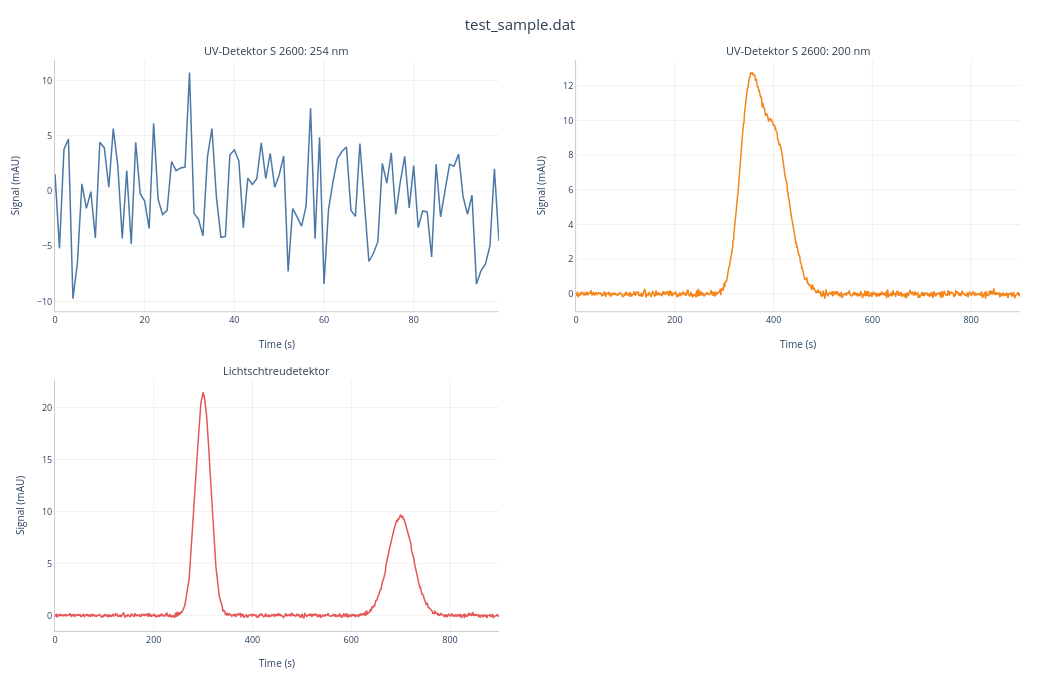

Notebook cell for this chart:
### Code cell
import HPLC
import numpy as np
import numpy as np
from scipy.special import erf
from HPLC.models.signal import Signal2D
from HPLC.models.chromatogram import Chromatogram
from HPLC.testing.mock_generators import make_raw_signal, make_signal2d, expected_peak_properties, make_chromatogram

DIFFICULT_PEAKS = [
    {"mu": 800, "amplitude": 80,  "sigma": 8,  "alpha": -10.0},  # extreme fronting
    {"mu": 200, "amplitude": 100, "sigma": 12, "alpha": 0.0},    # symmetric
    {"mu": 350, "amplitude": 60,  "sigma": 12, "alpha": 5.0},    # tailing
    {"mu": 480, "amplitude": 90,  "sigma": 12, "alpha": 3.0},    # mild tailing
]
NOISE = 0
DURATION = 1200

# make_signal2d(DIFFICULT_PEAKS, noise_scale=NOISE, duration=1200).display()

make_chromatogram({
        "UV-Detektor S 2600: 254 nm": {"peaks": [], "noise_scale": 5, "duration":100},
        "UV-Detektor S 2600: 200 nm": {"peaks": [
            {"mu": 350, "amplitude": 500, "sigma": 20, "alpha": 0.0},
            {"mu": 400, "amplitude": 700, "sigma": 30, "alpha": 0.0},
        ]},
        "Lichtschtreudetektor": {"peaks": [
            {"mu": 300, "amplitude": 800, "sigma": 15, "alpha": 0.0},
            {"mu": 700, "amplitude": 600, "sigma": 25, "alpha": 0.0},
        ]},
    }).display().detect_peaks()

### Figure 1 — Plotly figure (JSON) as saved in the notebook; plotly's stock layout.template omitted (floating-point values rounded to 4 significant figures; data arrays with more than 128 entries replaced by an {"elided": "..."} marker saying what was removed)
{"data": [{"hovertemplate": "<b>UV-Detektor S 2600: 254 nm</b><br>Time: %{x:.3f} s<br>Signal: %{y:.2f} mAU<extra></extra>", "line": {"color": "#4C78A8", "width": 1.5}, "mode": "lines", "name": "UV-Detektor S 2600: 254 nm", "showlegend": false, "type": "scatter", "x": [0.0, 1.0, 2.0, 3.0, 4.0, 5.0, 6.0, 7.0, 8.0, 9.0, 10.0, 11.0, 12.0, 13.0, 14.0, 15.0, 16.0, 17.0, 18.0, 19.0, 20.0, 21.0, 22.0, 23.0, 24.0, 25.0, 26.0, 27.0, 28.0, 29.0, 30.0, 31.0, 32.0, 33.0, 34.0, 35.0, 36.0, 37.0, 38.0, 39.0, 40.0, 41.0, 42.0, 43.0, 44.0, 45.0, 46.0, 47.0, 48.0, 49.0, 50.0, 51.0, 52.0, 53.0, 54.0, 55.0, 56.0, 57.0, 58.0, 59.0, 60.0, 61.0, 62.0, 63.0, 64.0, 65.0, 66.0, 67.0, 68.0, 69.0, 70.0, 71.0, 72.0, 73.0, 74.0, 75.0, 76.0, 77.0, 78.0, 79.0, 80.0, 81.0, 82.0, 83.0, 84.0, 85.0, 86.0, 87.0, 88.0, 89.0, 90.0, 91.0, 92.0, 93.0, 94.0, 95.0, 96.0, 97.0, 98.0, 99.0], "xaxis": "x", "y": [1.524, -5.2, 3.752, 4.703, -9.755, -6.511, 0.6392, -1.581, -0.08401, -4.265, 4.397, 3.889, 0.3302, 5.636, 2.338, -4.296, 1.844, -4.794, 4.392, -0.2496, -0.9243, -3.405, 6.113, -0.7726, -2.142, -1.761, 2.662, 1.827, 2.064, 2.154, 10.71, -2.032, -2.561, -4.069, 3.08, 5.645, -0.5697, -4.201, -4.122, 3.253, 3.716, 2.716, -3.328, 1.161, 0.5834, 1.093, 4.357, 1.118, 3.395, 0.3379, 1.446, 3.156, -7.286, -1.598, -2.352, -3.194, -1.376, 7.475, -4.329, 4.841, -8.414, -1.674, 0.8138, 2.931, 3.556, 3.967, -1.744, -2.312, 4.29, -0.9565, -6.378, -5.666, -4.597, 2.486, 0.7121, 3.452, -2.136, 0.7927, 3.128, -1.547, 2.284, -3.31, -1.815, -1.909, -5.979, 2.435, -2.347, 0.06247, 2.404, 2.233, 3.327, -0.4924, -2.116, -0.3986, -8.437, -7.236, -6.613, -4.986, 1.999, -4.527], "yaxis": "y"}, {"hovertemplate": "<b>UV-Detektor S 2600: 200 nm</b><br>Time: %{x:.3f} s<br>Signal: %{y:.2f} mAU<extra></extra>", "line": {"color": "#F58518", "width": 1.5}, "mode": "lines", "name": "UV-Detektor S 2600: 200 nm", "showlegend": false, "type": "scatter", "x": {"elided": "900 float values"}, "xaxis": "x2", "y": {"elided": "900 float values"}, "yaxis": "y2"}, {"hovertemplate": "<b>Lichtschtreudetektor</b><br>Time: %{x:.3f} s<br>Signal: %{y:.2f} mAU<extra></extra>", "line": {"color": "#E45756", "width": 1.5}, "mode": "lines", "name": "Lichtschtreudetektor", "showlegend": false, "type": "scatter", "x": {"elided": "900 float values"}, "xaxis": "x3", "y": {"elided": "900 float values"}, "yaxis": "y3"}], "layout": {"annotations": [{"font": {"color": "#2c3e50", "size": 11}, "showarrow": false, "text": "UV-Detektor S 2600: 254 nm", "x": 0.23, "xanchor": "center", "xref": "paper", "y": 1, "yanchor": "bottom", "yref": "paper"}, {"font": {"color": "#2c3e50", "size": 11}, "showarrow": false, "text": "UV-Detektor S 2600: 200 nm", "x": 0.77, "xanchor": "center", "xref": "paper", "y": 1, "yanchor": "bottom", "yref": "paper"}, {"font": {"color": "#2c3e50", "size": 11}, "showarrow": false, "text": "Lichtschtreudetektor", "x": 0.23, "xanchor": "center", "xref": "paper", "y": 0.44, "yanchor": "bottom", "yref": "paper"}], "height": 680, "hovermode": "x unified", "margin": {"b": 45, "l": 55, "r": 20, "t": 60}, "paper_bgcolor": "white", "plot_bgcolor": "white", "title": {"font": {"color": "#2c3e50", "size": 15}, "text": "test_sample.dat", "x": 0.5}, "width": 1040, "xaxis": {"anchor": "y", "domain": [0, 0.46], "gridcolor": "rgba(0,0,0,0.06)", "linecolor": "#ccc", "linewidth": 1, "showgrid": true, "tickfont": {"size": 9}, "title": {"font": {"size": 10}, "text": "Time (s)"}, "zeroline": false}, "xaxis2": {"anchor": "y2", "domain": [0.54, 1], "gridcolor": "rgba(0,0,0,0.06)", "linecolor": "#ccc", "linewidth": 1, "showgrid": true, "tickfont": {"size": 9}, "title": {"font": {"size": 10}, "text": "Time (s)"}, "zeroline": false}, "xaxis3": {"anchor": "y3", "domain": [0, 0.46], "gridcolor": "rgba(0,0,0,0.06)", "linecolor": "#ccc", "linewidth": 1, "showgrid": true, "tickfont": {"size": 9}, "title": {"font": {"size": 10}, "text": "Time (s)"}, "zeroline": false}, "xaxis4": {"anchor": "y4", "domain": [0.54, 1]}, "yaxis": {"anchor": "x", "domain": [0.56, 1], "gridcolor": "rgba(0,0,0,0.06)", "linecolor": "#ccc", "linewidth": 1, "showgrid": true, "tickfont": {"size": 9}, "title": {"font": {"size": 10}, "text": "Signal (mAU)"}, "zeroline": false}, "yaxis2": {"anchor": "x2", "domain": [0.56, 1], "gridcolor": "rgba(0,0,0,0.06)", "linecolor": "#ccc", "linewidth": 1, "showgrid": true, "tickfont": {"size": 9}, "title": {"font": {"size": 10}, "text": "Signal (mAU)"}, "zeroline": false}, "yaxis3": {"anchor": "x3", "domain": [0, 0.44], "gridcolor": "rgba(0,0,0,0.06)", "linecolor": "#ccc", "linewidth": 1, "showgrid": true, "tickfont": {"size": 9}, "title": {"font": {"size": 10}, "text": "Signal (mAU)"}, "zeroline": false}, "yaxis4": {"anchor": "x4", "domain": [0, 0.44]}}}
